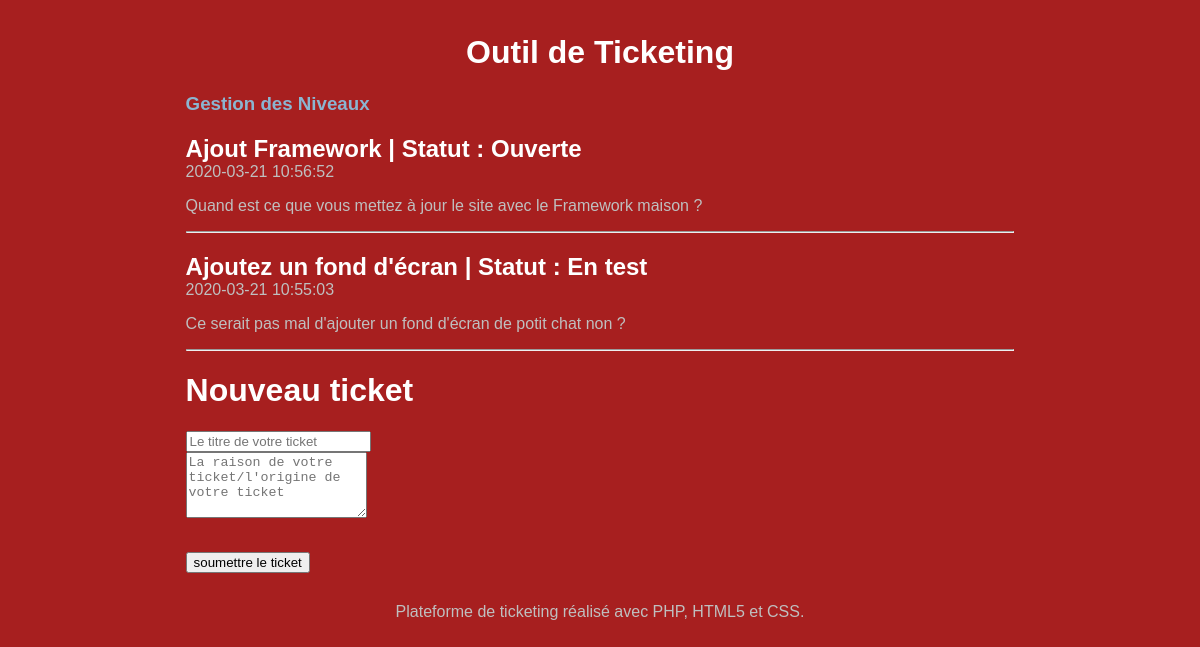
The page / on the database its author committed.
### tables this page shows
CREATE TABLE `T_TICKET` (
  `TIC_ID` int(11) NOT NULL AUTO_INCREMENT,
  `TIC_DATE` datetime NOT NULL,
  `TIC_TITRE` varchar(100) NOT NULL,
  `TIC_CONTENU` varchar(400) NOT NULL,
  `TIC_NIVEAU` int(11) NOT NULL,
  PRIMARY KEY (`TIC_ID`),
  KEY `TIC_NIVEAU` (`TIC_NIVEAU`),
  CONSTRAINT `T_TICKET_ibfk_1` FOREIGN KEY (`TIC_NIVEAU`) REFERENCES `T_ETATS` (`idetat`) ON DELETE CASCADE ON UPDATE CASCADE
);

CREATE TABLE `T_NIVEAU` (
  `idniveau` int(11) NOT NULL AUTO_INCREMENT,
  `nomniveau` varchar(30) NOT NULL,
  PRIMARY KEY (`idniveau`)
);

### Controleur/ControleurAccueil.php (called while the page is built, shortened)
<?php
require_once 'Modele/Ticket.php';
require_once 'Framework/Controleur.php';
class ControleurAccueil extends Controleur{
 private $ticket;
 public function __construct() {
 $this->ticket = new Ticket();
 }
 public function index() {
 $tickets = $this->ticket->getTickets();
 $this->genererVue(array('tickets' => $tickets));
 }
}
?>

### Modele/Ticket.php (called while the page is built, shortened)
<?php
require_once 'Framework/Modele.php';
class Ticket extends Modele {
 public function getTickets() {
 $sql = 'select TIC_ID as id, TIC_DATE as date,'
 .' TIC_TITRE as titre, TIC_CONTENU as contenu, nomniveau as niveau'
 .' from T_TICKET inner join T_NIVEAU on T_NIVEAU.idniveau = T_TICKET.TIC_NIVEAU'
 .' order by TIC_ID desc';
 $tickets = $this->executerRequete($sql);
 return $tickets;
 }
}
?>

### Framework/Configuration.php (called while the page is built, shortened)
<?php
class Configuration {
 private static $parametres;
 public static function get($nom, $valeurParDefaut = null) {
 if (isset(self::getParametres()[$nom])) {
 $valeur = self::getParametres()[$nom];
 }
 else {
 $valeur = $valeurParDefaut;
 }
 return $valeur;
 }
 private static function getParametres() {
 if (self::$parametres == null) {
 $cheminFichier = "Config/dev.ini";
 if (!file_exists($cheminFichier)) {
 throw new Exception("Aucun fichier de configuration trouvé");
 }
 else {
 self::$parametres = parse_ini_file($cheminFichier);
 }
 }
 return self::$parametres;
 }
}

### Framework/Modele.php (called while the page is built)
<?php
require_once 'Configuration.php';
abstract class Modele {
 private static $bdd;
 protected function executerRequete($sql, $params = null) {
 if ($params == null) {
 $resultat = self::getBdd()->query($sql);
 }
 else {
 $resultat = self::getBdd()->prepare($sql);
 $resultat->execute($params);
 }
 return $resultat;
 }
 private static function getBdd() {
 if (self::$bdd === null) {
 $dsn = Configuration::get("dsn");
 $login = Configuration::get("login");
 $mdp = Configuration::get("mdp");
 self::$bdd = new PDO($dsn, $login, $mdp,
 array(PDO::ATTR_ERRMODE => PDO::ERRMODE_EXCEPTION));
 }
 return self::$bdd;
 }
}

### Framework/Routeur.php (called while the page is built, shortened)
<?php
require_once 'Controleur.php';
require_once 'Vue.php';
class Routeur {
 public function routerRequete() {
 try {
 $requete = new Requete(array_merge($_GET, $_POST));
 $controleur = $this->creerControleur($requete);
 $action = $this->creerAction($requete);
 $controleur->executerAction($action);
 }
 catch (Exception $e) {
 $this->gererErreur($e);
 }
 }
 private function creerControleur(Requete $requete) {
 $controleur = "Accueil";
 $classeControleur = "Controleur" . $controleur;
 $fichierControleur = "Controleur/" . $classeControleur . ".php";
 if (file_exists($fichierControleur)) {
 $controleur = new $classeControleur();
 $controleur->setRequete($requete);
 return $controleur;
 }
 else
 throw new Exception("Fichier '$fichierControleur' introuvable");
 }
 private function creerAction(Requete $requete) {
 $action = "index";
 return $action;
 }
}

### index.php (called while the page is built)
<?php
require 'Framework/Routeur.php';
$routeur = new Routeur();
$routeur->routerRequete();
?>

### Vue/Accueil/index.php (the view)
<?php $this->titre = 'Ticketing'; ?>
<?php foreach ($tickets as $ticket): ?>
 <article>
 <header>
 <a href="<?= "ticket/index/" . $this->nettoyer($ticket['id']) ?>">
 <h1 class="titreTicket"><?= $this->nettoyer($ticket['titre'])?> | Statut : <?= $this->nettoyer($ticket['niveau'])?></h1>
    </a>
    <time><?= $this->nettoyer($ticket['date']) ?></time>
    </header>
 <p><?= $this->nettoyer($ticket['contenu']) ?></p>
 </article>
 <hr />
<?php endforeach; ?>
<h1>Nouveau ticket</h1>
<form method="post" action="accueil/ticketadd">
 <input id="titre" name="titre" type="text" placeholder="Le titre de votre ticket"
 required /><br />
 <textarea id="contenu" name="contenu" rows="4"
 placeholder="La raison de votre ticket/l'origine de votre ticket" required></textarea><br />
 <input type="submit" value="soumettre le ticket" />
</form>

### Vue/gabarit.php (shortened to what this page needs)
<!doctype html>
<html lang="fr">
    <head>
    <link rel="stylesheet" href="contenu/style.css" />
    </head>
    <body>
    <div id="global">
    <header>
    <a href=""><h1 id="titreBlog">Outil de Ticketing</h1></a>
    </header>
    <nav>
    <a href="gestion"><h3>Gestion des Niveaux</h3></a>
    </nav>
    <div id="contenu">
    <?= $contenu ?>
        </div>
            <footer id="piedBlog">
                Plateforme de ticketing réalisé avec PHP, HTML5 et CSS.
            </footer>
        </div>
    </body>
</html>

### Framework/Controleur.php (shortened to what this page needs)
<?php
require_once 'Vue.php';
abstract class Controleur {
 private $action;
 public function executerAction($action) {
 if (method_exists($this, $action)) {
 $this->action = $action;
 $this->{$this->action}();
 }
 else {
 $classeControleur = get_class($this);
 throw new Exception("Action '$action' non définie dans la classe $classeControleur");
 }
 }
 protected function genererVue($donneesVue = array()) {
 $classeControleur = get_class($this);
 $controleur = str_replace("Controleur", "", $classeControleur);
 $vue = new Vue($this->action, $controleur);
 $vue->generer($donneesVue);
 }
}

### Framework/Vue.php (shortened to what this page needs)
<?php
require_once "Configuration.php";
class Vue {
 private $fichier;
 private $titre;
 public function __construct($action, $controleur = "") {
   $fichier = "Vue/";
   if ($controleur != "") {
   $fichier = $fichier . $controleur . "/";
   }
   $this->fichier = $fichier . $action . ".php";
   }
  public function generer($donnees) {
  $contenu = $this->genererFichier($this->fichier, $donnees);
  $racineWeb = Configuration::get("racineWeb", "/");
  $vue = $this->genererFichier('Vue/gabarit.php',
  array('titre' => $this->titre, 'contenu' => $contenu,
  'racineWeb' => $racineWeb));
  echo $vue;
  }
  private function nettoyer($valeur) {
   return htmlspecialchars($valeur, ENT_QUOTES, 'UTF-8', false);
   }
 private function genererFichier($fichier, $donnees) {
 if (file_exists($fichier)) {
 extract($donnees);
 require $fichier;
 return ob_get_clean();
 }
 else {
    throw new Exception("Fichier '$fichier' introuvable");
    }
    }
   }
?>

### contenu/style.css (style rules this page uses)
html, body { height: 100%; }
body { color: #bfbfbf; background: rgb(167, 31, 31); font-family: 'Futura-Medium', 'Futura', 'Trebuchet MS', sans-serif; }
h1 { color: white; }
.titreTicket { margin-bottom : 0px; }
#global { min-height: 100%; background: rgb(167, 31, 31); width: 70%; margin: auto; text-align: justify; padding: 5px 20px; }
#contenu { margin-bottom : 30px; }
#titreBlog, #piedBlog { text-align: center; }
a { text-decoration: none; color: rgb(139, 181, 209); }

### rows shown on the page
t_ticket: TIC_TITRE "Ajout Framework", t_niveau.nomniveau "Ouverte", TIC_DATE "2020-03-21 10:56:52", TIC_CONTENU "Quand est ce que vous mettez à jour le site avec le Framework maison ?"
t_ticket: TIC_TITRE "Ajoutez un fond d'écran", t_niveau.nomniveau "En test", TIC_DATE "2020-03-21 10:55:03", TIC_CONTENU "Ce serait pas mal d'ajouter un fond d'écran de potit chat non ?"
